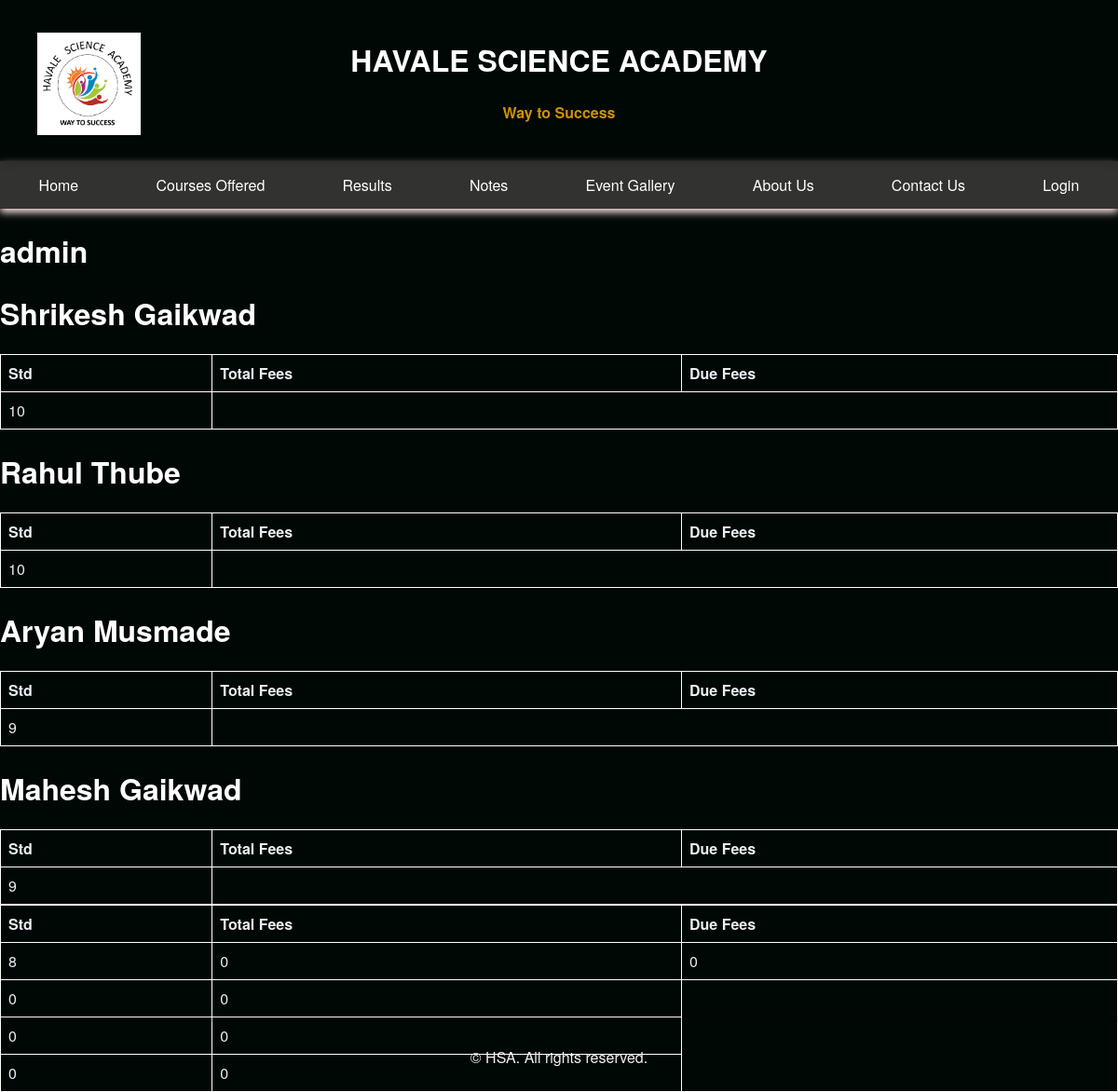
/studentProfile/ (signed in), run on the app's committed database.
### app1/models.py (models this page shows)
class Students(models.Model):
    user = models.ForeignKey(User,on_delete=models.CASCADE, null= True , blank= True)
    Sname = models.CharField(max_length=30)
    username = models.CharField(max_length=20)
    mob = models.CharField(max_length=10)
    std = models.IntegerField(max_length=2)

class Fees(models.Model):
    user = models.ForeignKey(User,on_delete=models.CASCADE, null= True , blank= True)
    username = models.CharField(max_length=20)
    totalFees = models.IntegerField(null= True , blank= True,default=0)
    paidFees = models.IntegerField(null= True , blank= True,default=0)
    dueFees = models.IntegerField(null= True ,blank= True,default=0)

### practice/views.py (the view)
# urls.py: path('studentProfile/',studentProfile,name="Student Profile"),
@login_required
def studentProfile (request):
    if request.user.is_superuser:
        profile = Students.objects.all()
        fees = Fees.objects.all()
        return render (request, "adminpage.html",{'profile':profile,'fees':fees})
    else:
        profile = Students.objects.filter(user=request.user)
        fees = Fees.objects.filter(user=request.user)
        return render (request, "studentProfile.html",{'profile':profile,'fees':fees})

### templates/adminpage.html (shortened to what this page needs)
{% load static %}
<!DOCTYPE html>
<html lang="en">
<head>
</head>
{% include "header.html" %}
<body>
    {% for profile in profile %}
    <h1>{{ profile.Sname }}</h1>
    <table>
        <thead>
            <th>Std</th>
            <th>Total Fees</th>
            <th>Due Fees</th>
        </thead>
        <tbody>
            <tr>
                <td>{{ profile.std }}</td>
                {% endfor %}
                {% for fees in fees %}
                <td>{{ fees.totalFees }}</td>
                <td>{{ fees.dueFees }}</td>
            </tr>
        {% endfor %}
        </tbody>
    </table>
</body>
{% include "footer.html" %}
</html>

### templates/header.html
{% load static %}
<link rel="stylesheet" type="text/css" href="{% static 'static/style.css' %}">
<header>
    <img src="{% static 'static/logo.png' %}" alt="Logo">
    <h1>HAVALE SCIENCE ACADEMY</h1>
    <h4>Way to Success</h4>
</header>
<nav>
    <a href="/home/">Home</a>
    <a href="/courses/">Courses Offered</a>
    <a href="/result/">Results</a>
    <a href="/notes/">Notes</a>
    <a href="/events/"> Event Gallery</a>
    <a href="/about/">About Us</a>
    <a href="/contact/">Contact Us</a>
    <a href="/login/">Login</a>
</nav>

### templates/footer.html
{% load static %}
<link rel="stylesheet" type="text/css" href="{% static 'static/style.css' %}">
<footer>
    <p>&copy; HSA. All rights reserved.</p>
</footer>

### static/style.css (style rules this page uses)
body { background:linear-gradient(135deg, rgba(255, 255, 255, 0.9) 0%, rgba(241, 241, 241, 0.9) 50%, rgba(229, 229, 229, 0.9) 100%); background-image: url('https://www.transparenttextures.com/patterns/cubes.png'); font-family: 'Helvetica Neue', Arial, sans-serif; margin: 0; padding: 0; color: #eaeef3; background-color: #000806; }
header { background-color: #0201010d; color: rgb(207, 146, 4); padding: 20px 0; text-align: center; position: relative; box-shadow: 0 4px 8px rgba(0,0,0,0.1); }
header img { position: absolute; top: 35px; left: 40px; height: 110px; }
nav { display: flex; justify-content: space-around; background-color: #413e3ec6; box-shadow: 0 4px 8px rgb(255, 228, 228); }
nav a { color: white; padding: 14px 20px; text-decoration: none; text-align: center; transition: background-color 0.3s, color 0.3s; }
footer { color: rgb(247, 240, 240); text-align: center; padding: 10px 0; position: fixed; width: 100%; bottom: 0; box-shadow: 0 -4px 8px rgba(0,0,0,0.1); }
h1 { color: white; }

### templates/adminpage.html (style rules this page uses)
table { width: 100%; border-collapse: collapse; }
table, th, td { border: 1px solid white; }
th, td { padding: 8px; text-align: left; }

### data on the page
Students: Sname "admin", std "10"
Students: Sname "Shrikesh Gaikwad", std "10"
Students: Sname "Rahul Thube", std "9"
Students: Sname "Aryan Musmade", std "9"
Students: Sname "Mahesh Gaikwad", std "8"
Fees: totalFees "0", dueFees "0"
Fees: totalFees "0", dueFees "0"
Fees: totalFees "0", dueFees "0"
Fees: totalFees "0", dueFees "0"
